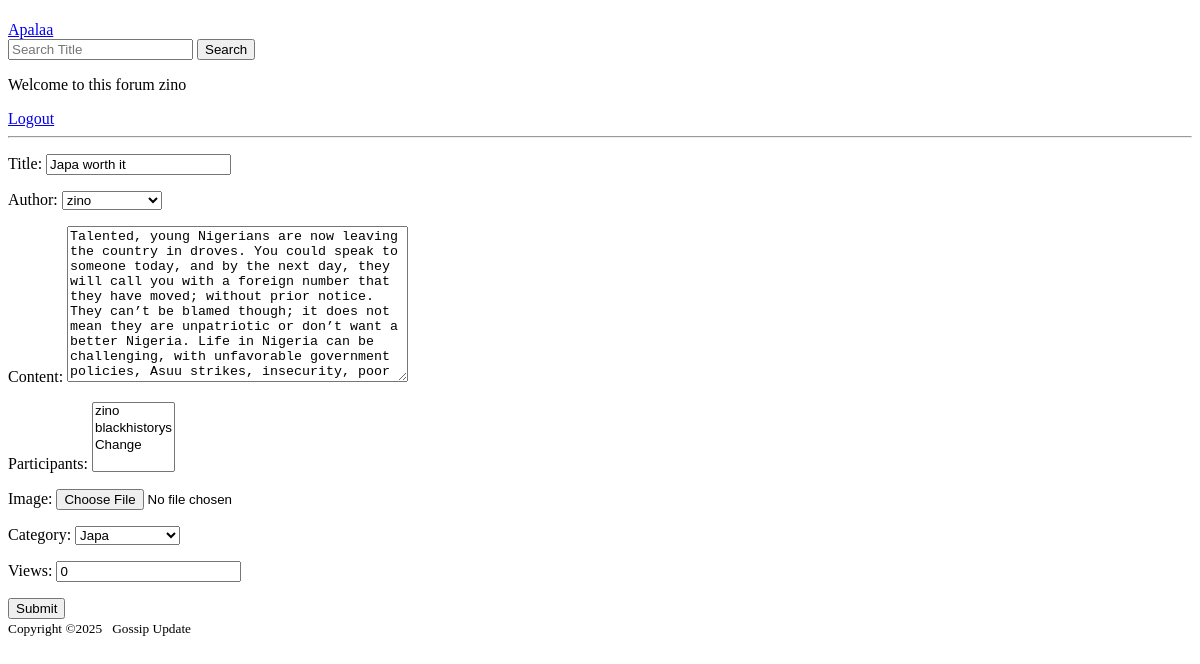
The page /update/1/ (signed in) on the database as committed earlier.
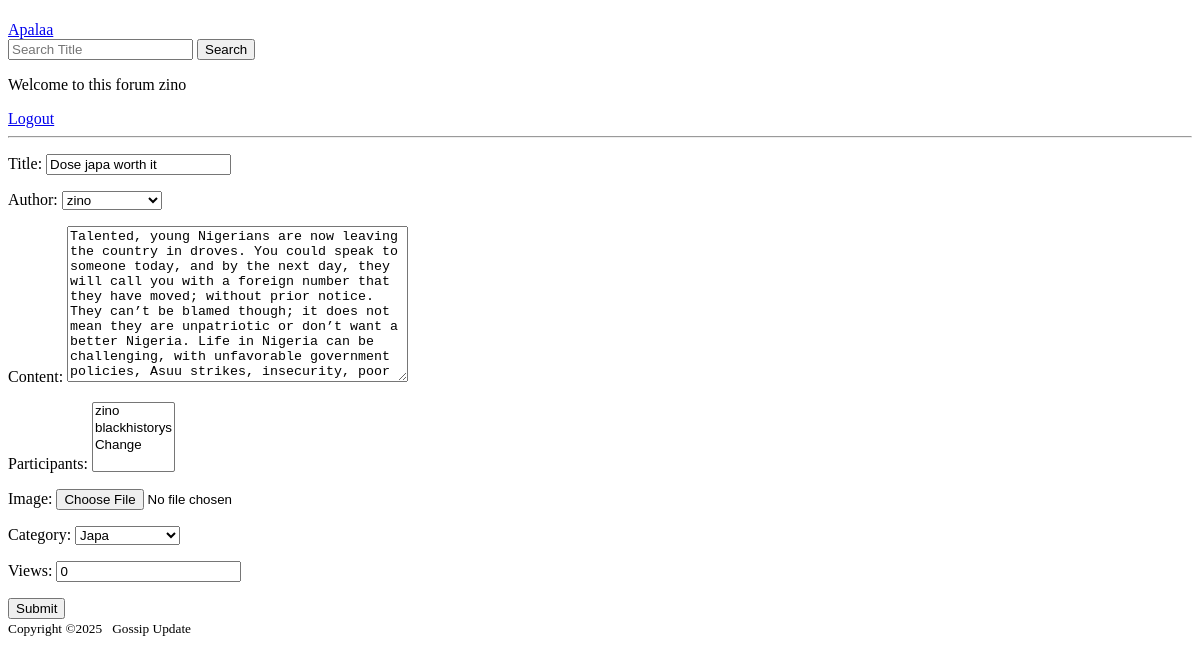
The same page on the database as committed later.
### blog/models.py (models this page shows, shortened)
class Post(models.Model):
    title = models.CharField(max_length=200)
    author = models.ForeignKey(User, on_delete=models.CASCADE)
    content = models.TextField(blank=True, null=True)
    participants =models.ManyToManyField(User, related_name='participants', blank=True)
    image = models.ImageField(upload_to='post_images/', blank=True, null=True)
    created_at = models.DateTimeField(auto_now_add=True)
    updated_at = models.DateTimeField(auto_now=True)
    category = models.ForeignKey(Category, on_delete=models.CASCADE)
    views = models.PositiveIntegerField(default=0)
    class Meta:
        ordering = ['-updated_at', 'created_at']

### blog/views.py (the view)
# urls.py: path('update/<str:pk>/', views.updatePost, name='update'),
@login_required(login_url='/login')
def updatePost(request, pk):
    update_post = Post.objects.get(id=pk)
    form = PostForm(instance=update_post)
    if request.method == 'POST':
        form = PostForm(request.POST, instance=update_post)
        if form.is_valid():
            form.save()
            return redirect('home')
    context = {'form' : form}
    return render(request, 'apalaa/post_form.html', context)

### blog/forms.py
class PostForm(forms.ModelForm):
   class Meta:
        model = Post
        fields = '__all__'

### blog/models.py (called while the page is built)
    def __str__(self):
        return self.name

### template/apalaa/post_form.html (shortened to what this page needs)
{% extends "main.html"%}
{% block content %}
    <div>
        <form method="POST", action="">
            {{form.as_p}}
            <input type="submit"  value="Submit" />
        </form>
    </div>
{% endblock content %}

Rows that differ between the two databases and show on the page:
changed Post "zino": title "Japa worth it" → "Dose japa worth it"
